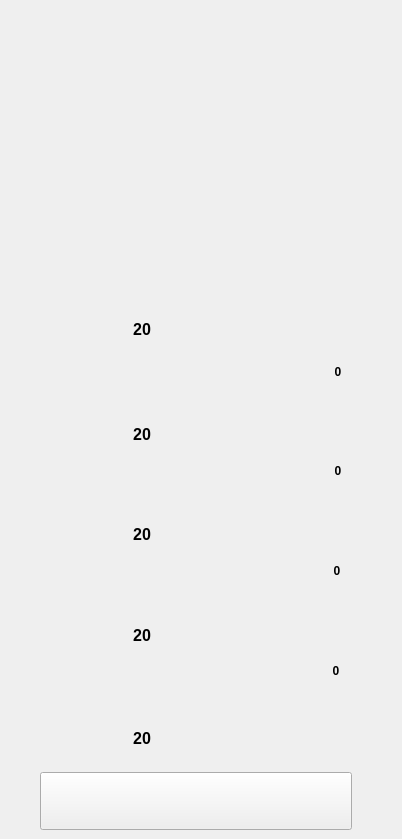
    <widget class="QWidget" name="strength">
     <widget class="QLabel" name="strengthlabelrest">
      <property name="geometry">
       <rect>
        <x>325</x>
        <y>364</y>
        <width>26</width>
        <height>16</height>
       </rect>
      </property>
      <property name="font">
       <font>
        <family>Arial</family>
        <pointsize>9</pointsize>
        <weight>75</weight>
        <bold>true</bold>
       </font>
      </property>
      <property name="styleSheet">
       <string notr="true">background:none;</string>
      </property>
      <property name="text">
       <string>0</string>
      </property>
      <property name="alignment">
       <set>Qt::AlignCenter</set>
      </property>
     </widget>
     <widget class="QLabel" name="strengthlabelduration1_2">
      <property name="geometry">
       <rect>
        <x>129</x>
        <y>426</y>
        <width>26</width>
        <height>16</height>
       </rect>
      </property>
      <property name="font">
       <font>
        <family>Arial</family>
        <pointsize>12</pointsize>
        <weight>75</weight>
        <bold>true</bold>
       </font>
      </property>
      <property name="styleSheet">
       <string notr="true">background:none;</string>
      </property>
      <property name="text">
       <string>20</string>
      </property>
      <property name="alignment">
       <set>Qt::AlignCenter</set>
      </property>
     </widget>
     <widget class="QPushButton" name="strengthresttime">
      <property name="geometry">
       <rect>
        <x>278</x>
        <y>168</y>
        <width>69</width>
        <height>58</height>
       </rect>
      </property>
      <property name="styleSheet">
       <string notr="true">background:none;</string>
      </property>
      <property name="text">
       <string/>
      </property>
      <property name="flat">
       <bool>true</bool>
      </property>
     </widget>
     <widget class="QLabel" name="headerbg_9">
      <property name="geometry">
       <rect>
        <x>0</x>
        <y>-2</y>
        <width>393</width>
        <height>250</height>
       </rect>
      </property>
      <property name="styleSheet">
       <string notr="true">border-image: url(:/background/exerciseimg/exercisebg3.png);</string>
      </property>
      <property name="text">
       <string/>
      </property>
     </widget>
     <widget class="QPushButton" name="strengthrepitition">
      <property name="geometry">
       <rect>
        <x>162</x>
        <y>167</y>
        <width>69</width>
        <height>58</height>
       </rect>
      </property>
      <property name="styleSheet">
       <string notr="true">background:none;</string>
      </property>
      <property name="text">
       <string/>
      </property>
      <property name="flat">
       <bool>true</bool>
      </property>
     </widget>
     <widget class="QLabel" name="strengthlabelduration1_3">
      <property name="geometry">
       <rect>
        <x>129</x>
        <y>730</y>
        <width>26</width>
        <height>16</height>
       </rect>
      </property>
      <property name="font">
       <font>
        <family>Arial</family>
        <pointsize>12</pointsize>
        <weight>75</weight>
        <bold>true</bold>
       </font>
      </property>
      <property name="styleSheet">
       <string notr="true">background:none;</string>
      </property>
      <property name="text">
       <string>20</string>
      </property>
      <property name="alignment">
       <set>Qt::AlignCenter</set>
      </property>
     </widget>
     <widget class="QLabel" name="strengthlabelrest_2">
      <property name="geometry">
       <rect>
        <x>325</x>
        <y>463</y>
        <width>26</width>
        <height>16</height>
       </rect>
      </property>
      <property name="font">
       <font>
        <family>Arial</family>
        <pointsize>9</pointsize>
        <weight>75</weight>
        <bold>true</bold>
       </font>
      </property>
      <property name="styleSheet">
       <string notr="true">background:none;</string>
      </property>
      <property name="text">
       <string>0</string>
      </property>
      <property name="alignment">
       <set>Qt::AlignCenter</set>
      </property>
     </widget>
     <widget class="QPushButton" name="start_3">
      <property name="geometry">
       <rect>
        <x>40</x>
        <y>772</y>
        <width>312</width>
        <height>58</height>
       </rect>
      </property>
      <property name="styleSheet">
       <string notr="true">border-image: url(:/buttons/exerciseimg/start.png);</string>
      </property>
      <property name="text">
       <string/>
      </property>
     </widget>
     <widget class="QLabel" name="strengthlabelrest_3">
      <property name="geometry">
       <rect>
        <x>323</x>
        <y>663</y>
        <width>26</width>
        <height>16</height>
       </rect>
      </property>
      <property name="font">
       <font>
        <family>Arial</family>
        <pointsize>9</pointsize>
        <weight>75</weight>
        <bold>true</bold>
       </font>
      </property>
      <property name="styleSheet">
       <string notr="true">background:none;</string>
      </property>
      <property name="text">
       <string>0</string>
      </property>
      <property name="alignment">
       <set>Qt::AlignCenter</set>
      </property>
     </widget>
     <widget class="QLabel" name="strengthlabelduration1_4">
      <property name="geometry">
       <rect>
        <x>129</x>
        <y>321</y>
        <width>26</width>
        <height>16</height>
       </rect>
      </property>
      <property name="font">
       <font>
        <family>Arial</family>
        <pointsize>12</pointsize>
        <weight>75</weight>
        <bold>true</bold>
       </font>
      </property>
      <property name="styleSheet">
       <string notr="true">background:none;</string>
      </property>
      <property name="text">
       <string>20</string>
      </property>
      <property name="alignment">
       <set>Qt::AlignCenter</set>
      </property>
     </widget>
     <widget class="QLabel" name="headerbg_10">
      <property name="geometry">
       <rect>
        <x>44</x>
        <y>255</y>
        <width>336</width>
        <height>505</height>
       </rect>
      </property>
      <property name="styleSheet">
       <string notr="true">background:none;
border-image: url(:/background/exerciseimg/allstrength.png);</string>
      </property>
      <property name="text">
       <string/>
      </property>
     </widget>
     <widget class="QPushButton" name="strengthduration">
      <property name="geometry">
       <rect>
        <x>46</x>
        <y>166</y>
        <width>69</width>
        <height>58</height>
       </rect>
      </property>
      <property name="styleSheet">
       <string notr="true">background:none;</string>
      </property>
      <property name="text">
       <string/>
      </property>
      <property name="flat">
       <bool>true</bool>
      </property>
     </widget>
     <widget class="QLabel" name="strengthlabelduration1_5">
      <property name="geometry">
       <rect>
        <x>129</x>
        <y>526</y>
        <width>26</width>
        <height>16</height>
       </rect>
      </property>
      <property name="font">
       <font>
        <family>Arial</family>
        <pointsize>12</pointsize>
        <weight>75</weight>
        <bold>true</bold>
       </font>
      </property>
      <property name="styleSheet">
       <string notr="true">background:none;</string>
      </property>
      <property name="text">
       <string>20</string>
      </property>
      <property name="alignment">
       <set>Qt::AlignCenter</set>
      </property>
     </widget>
     <widget class="QLabel" name="strengthlabelduration1">
      <property name="geometry">
       <rect>
        <x>129</x>
        <y>627</y>
        <width>26</width>
        <height>16</height>
       </rect>
      </property>
      <property name="font">
       <font>
        <family>Arial</family>
        <pointsize>12</pointsize>
        <weight>75</weight>
        <bold>true</bold>
       </font>
      </property>
      <property name="styleSheet">
       <string notr="true">background:none;</string>
      </property>
      <property name="text">
       <string>20</string>
      </property>
      <property name="alignment">
       <set>Qt::AlignCenter</set>
      </property>
     </widget>
     <widget class="QLabel" name="strengthlabelrest_4">
      <property name="geometry">
       <rect>
        <x>324</x>
        <y>563</y>
        <width>26</width>
        <height>16</height>
       </rect>
      </property>
      <property name="font">
       <font>
        <family>Arial</family>
        <pointsize>9</pointsize>
        <weight>75</weight>
        <bold>true</bold>
       </font>
      </property>
      <property name="styleSheet">
       <string notr="true">background:none;</string>
      </property>
      <property name="text">
       <string>0</string>
      </property>
      <property name="alignment">
       <set>Qt::AlignCenter</set>
      </property>
     </widget>
     <widget class="QPushButton" name="back2main_2">
      <property name="geometry">
       <rect>
        <x>19</x>
        <y>56</y>
        <width>45</width>
        <height>42</height>
       </rect>
      </property>
      <property name="text">
       <string/>
      </property>
      <property name="iconSize">
       <size>
        <width>50</width>
        <height>50</height>
       </size>
      </property>
      <property name="flat">
       <bool>true</bool>
      </property>
     </widget>
     <zorder>headerbg_10</zorder>
     <zorder>headerbg_9</zorder>
     <zorder>strengthlabelrest</zorder>
     <zorder>strengthlabelduration1_2</zorder>
     <zorder>strengthresttime</zorder>
     <zorder>strengthrepitition</zorder>
     <zorder>strengthlabelduration1_3</zorder>
     <zorder>strengthlabelrest_2</zorder>
     <zorder>start_3</zorder>
     <zorder>strengthlabelrest_3</zorder>
     <zorder>strengthlabelduration1_4</zorder>
     <zorder>strengthduration</zorder>
     <zorder>strengthlabelduration1_5</zorder>
     <zorder>strengthlabelduration1</zorder>
     <zorder>strengthlabelrest_4</zorder>
     <zorder>back2main_2</zorder>
    </widget>
